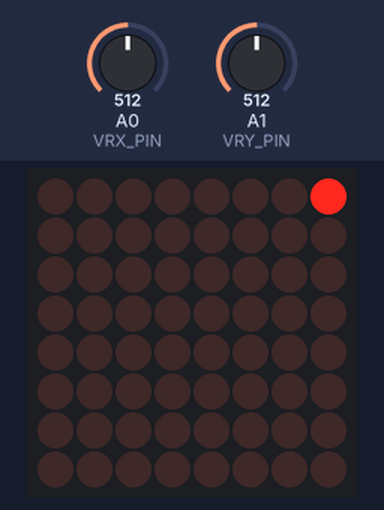
A sketch run on a simulated Arduino Uno, built with avr-gcc and run on an emulated ATmega328P. Parts: 8×8 LED matrix. Inputs (shaded band) come from the test bench; at power-on: A1 (VRY_PIN) = 512, A0 (VRX_PIN) = 512.

Above: at 1.2 s.
1.3 s: A1 (VRY_PIN) set to 406
2.8 s: A1 (VRY_PIN) set to 385
At 2.96 s:
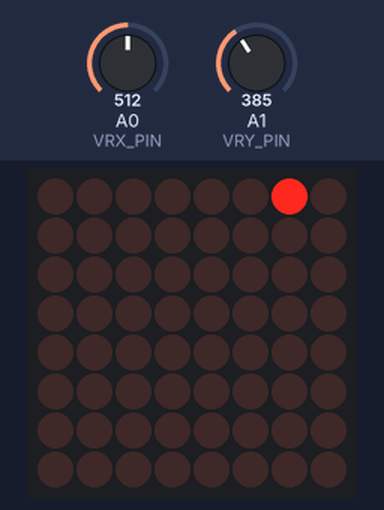
At 4.2 s:
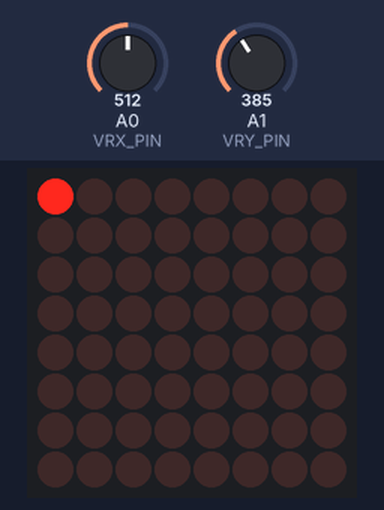
4.8 s: A0 (VRX_PIN) set to 792
6.3 s: A0 (VRX_PIN) set to 810
At 7.4 s:
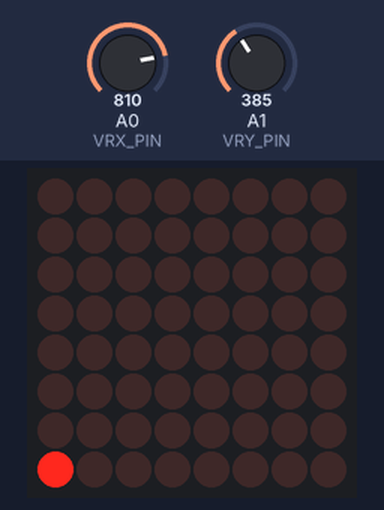
8.3 s: A1 (VRY_PIN) set to 783
9.8 s: A1 (VRY_PIN) set to 810
At 12.0 s:
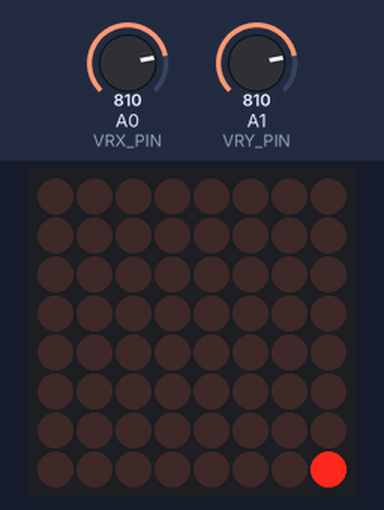
Timing chart, 0 to 12.8 s (numbered marks = the images above; inputs shaded):
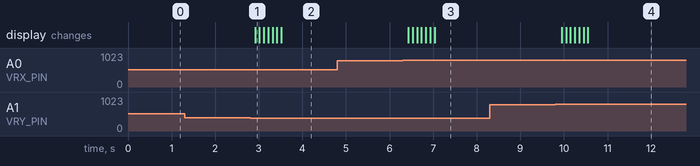

The sketch:

Snake.ino
```cpp
// Uses the MD_MAX72XX library to communicate with the MD_MAX72XX display. https://github.com/MajicDesigns/MD_MAX72XX


#include "MD_MAX72xx.h"

#define DEBUG 0
#define DEBUG_LOG(message) if (DEBUG) Serial.println(message)

// Defining hardware, size, and output pins
#define HARDWARE_TYPE MD_MAX72XX::moduleType_t::FC16_HW
#define MAX_DEVICES 1 // no. of screens
#define CS_PIN 9
#define DATA_PIN 11
#define CLK_PIN 13

// Defining joystick pins
#define VRX_PIN A0 // Arduino pin connected to VRX pin
#define VRY_PIN A1 // Arduino pin connected to VRY pin

// Defining joystick threshholds to reduce sensitivity
#define LEFT_THRESHOLD 400
#define RIGHT_THRESHOLD 800
#define UP_THRESHOLD 800
#define DOWN_THRESHOLD 400

// Defining joystick commands
#define COMMAND_NONE 0x00
#define COMMAND_LEFT 0x01
#define COMMAND_RIGHT 0x02
#define COMMAND_UP 0x04
#define COMMAND_DOWN 0x08

struct Vector2
// Struct to group X and Y values
{
    int x = 0, y = 0;
};

Vector2 joystickInput = {}; // To store value of the X axis and Y axis of joystick
Vector2 playerCoords = {};  // Stores coordinates of the player
int command = COMMAND_NONE; // Will store the commands for the joystick

// Create a new instance of the MD_MAX72XX class with hardware SPI connection
MD_MAX72XX display = MD_MAX72XX(HARDWARE_TYPE, DATA_PIN, CLK_PIN, CS_PIN, MAX_DEVICES);

void setup()
// This function is required to setup the pins and display.
{
    if (DEBUG) Serial.begin(9600);

    // Intialize the object
    display.begin();

    // Set the intensity (brightness) of the display (0-15)
    display.control(MD_MAX72XX::controlRequest_t::INTENSITY, 0);
}

int getCommand(Vector2 joystickInput)
// This function converts the analog joystick input to commands. Each bit represents a command.
{
    // Reset commands
    int command = COMMAND_NONE;

    // Check left/right commands
    if (joystickInput.x < LEFT_THRESHOLD) command |= COMMAND_LEFT;
    else if (joystickInput.x > RIGHT_THRESHOLD) command |= COMMAND_RIGHT;

    // Check up/down commands
    if (joystickInput.y > UP_THRESHOLD) command |= COMMAND_UP;
    else if (joystickInput.y < DOWN_THRESHOLD) command |= COMMAND_DOWN;

    return command;
}

void loop()
// Main program will run forever here.
{
    display.clear();
    display.setPoint(playerCoords.x, playerCoords.y, true);

    // Read analog X and Y analog values of joystick
    joystickInput.x = analogRead(VRX_PIN);
    joystickInput.y = analogRead(VRY_PIN);

    // Converts the analog value to commands
    command = getCommand(joystickInput); // NOTE: AT A TIME, THERE MAY BE NO COMMAND, ONE COMMAND OR TWO COMMANDS

    // Print command to serial and process command
    if (command & COMMAND_LEFT)
    {
        DEBUG_LOG("COMMAND LEFT");
        if (0 < playerCoords.x)
        {
            playerCoords.x--;
        }
    }

    if (command & COMMAND_RIGHT)
    {
        DEBUG_LOG("COMMAND RIGHT");
        if (playerCoords.x < display.getColumnCount() - 1)
        {
            playerCoords.x++;
        }
    }

    if (command & COMMAND_UP)
    {
        DEBUG_LOG("COMMAND UP");
        if (0 < playerCoords.y)
        {
            playerCoords.y--;
        }
    }

    if (command & COMMAND_DOWN)
    {
        DEBUG_LOG("COMMAND DOWN");
        if (playerCoords.y < display.getColumnCount() - 1)
        {
            playerCoords.y++;
        }
    }

    delay(100);
}
```

Measured:
- the behaviour switches between 400 and 399 on A1 (VRY_PIN) (found by bisection; images 0 and 1)
- the behaviour switches between 800 and 801 on A0 (VRX_PIN) (found by bisection; images 2 and 3)
- the behaviour switches between 800 and 801 on A1 (VRY_PIN) (found by bisection; images 3 and 4)
- after the input at 1.3 s, every drawn part: stays the same
- after the input at 2.8 s, the display: changes after 0.11 s (image 1)
- after the input at 4.8 s, every drawn part: stays the same
- after the input at 6.3 s, the display: first changes after 0.13 s (image 3 shows a later state)
- after the input at 8.3 s, every drawn part: stays the same
- after the input at 9.8 s, the display: first changes after 0.15 s (image 4 shows a later state)
